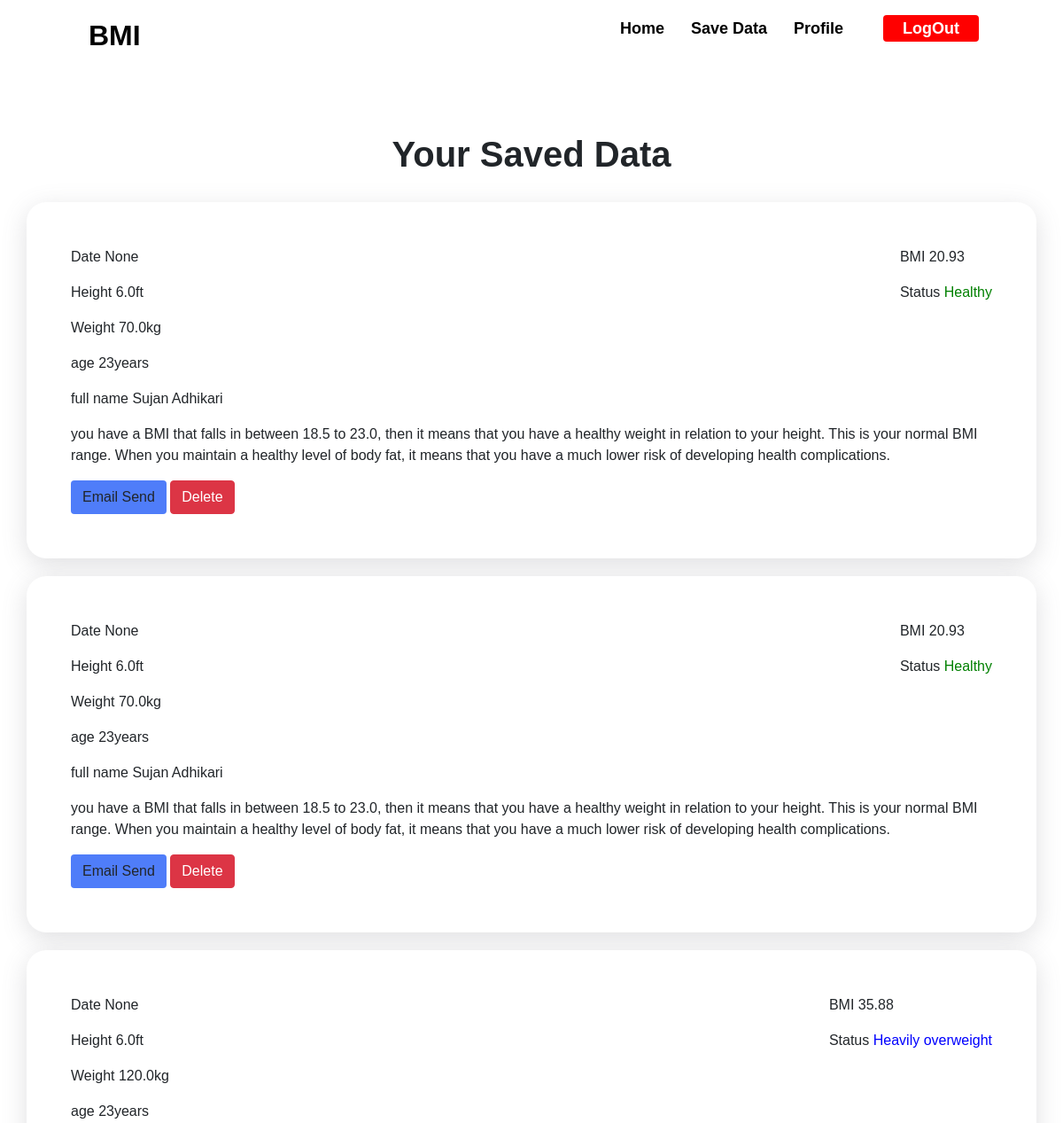
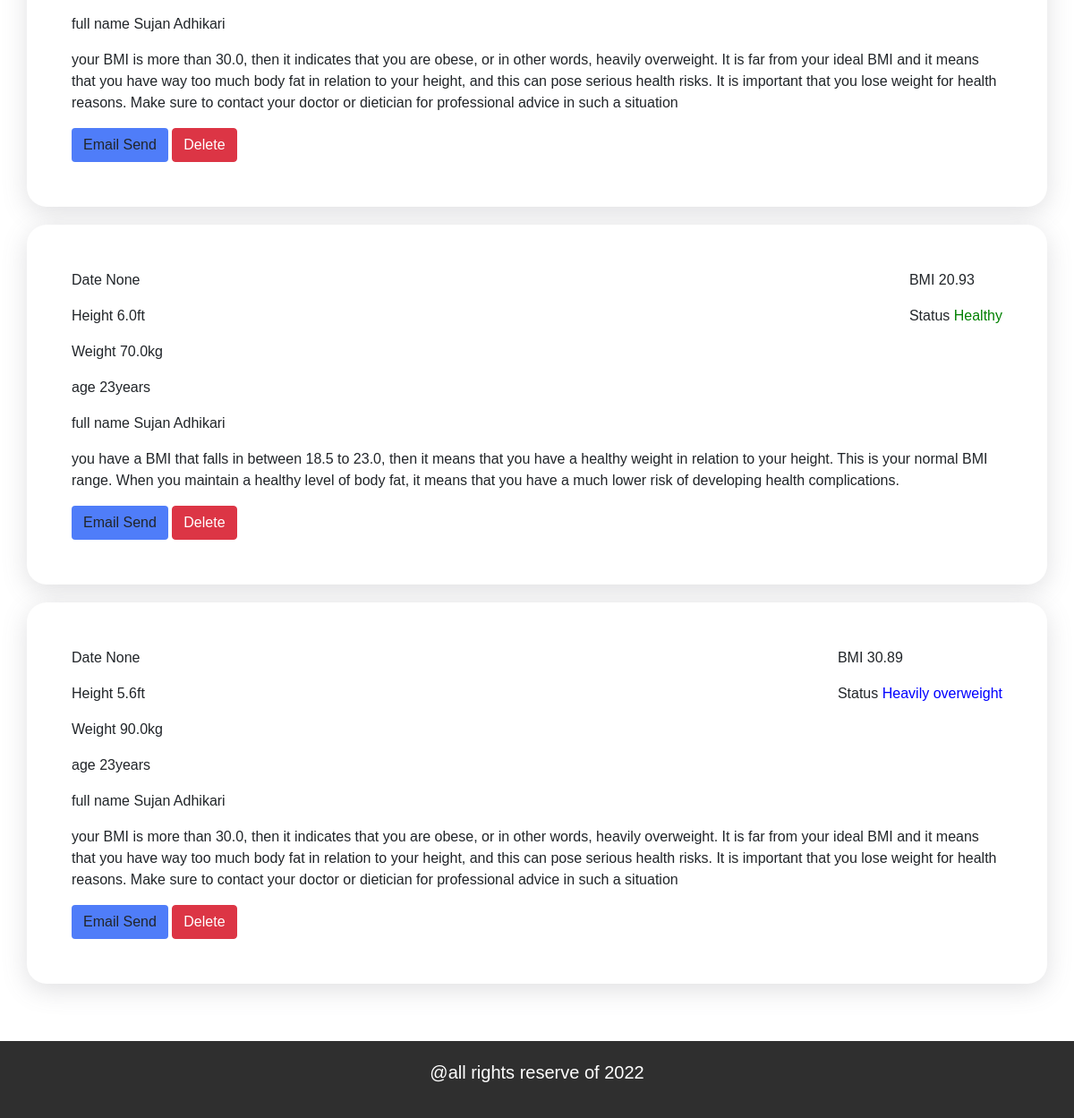
The app's page /saved-data-show/ (signed in) with its own data (2 pictures, top to bottom).
### bmi/models.py (models this page shows, shortened)
class BMIMODEL(models.Model):
    height = models.FloatField()
    weight = models.FloatField()
    result = models.FloatField()
    status = models.CharField(max_length=20)
    suggest = models.TextField()
    show = models.BooleanField(default=False)
    user = models.ForeignKey(Account, on_delete=models.CASCADE,default=None)
    date = models.DateTimeField(auto_now=True)

### account/models.py (models this page shows, shortened)
class Account(AbstractBaseUser):
    first_name      = models.CharField(max_length=225)
    last_name       = models.CharField(max_length=225)
    age             = models.CharField(max_length=22)
    email           = models.EmailField(max_length=50,unique=True)
    joined_date     = models.DateTimeField(auto_now_add=True)
    last_login      = models.DateTimeField(auto_now_add=True)
    is_active       = models.BooleanField(default=False)
    is_admin        = models.BooleanField(default=False)
    is_superuser    = models.BooleanField(default=False)
    is_staff        = models.BooleanField(default=False)
    USERNAME_FIELD = 'email'
    REQUIRED_FIELDS = ['first_name','last_name']
    objects         = MyAccountManager()
    def full_name(self):
        return f'{self.first_name} {self.last_name}'

### bmi/views.py (the view)
# urls.py: path('saved-data-show/',views.show_saved_data,name="show-data"),
@login_required(login_url="login")
def show_saved_data(request):
    data = BMIMODEL.objects.filter(user=request.user)
    return render(request, "bmi-template/savedbmi.html",{"data":data})

### templates/bmi-template/savedbmi.html (shortened to what this page needs)
{% extends 'base.html' %}
{% load static %}
{% block main %}
    {% if data %}
    <div class="saved-bmi-wrapper" style="margin-bottom: 150px;">
        <h1 class="heading-bmi-saved">Your Saved Data</h1>
        {% for data_of_bmi in data %}
            <div class="container container-background" style="box-shadow: rgba(100, 100, 111, 0.2) 0px 7px 29px 0px;">
                <div class="information-wrapper" id="info">
                    <div class="user-body-detail">
                        <p>Date {{data_of_bmi.date}}</p>
                        <p>Height {{data_of_bmi.height}}ft</p>
                        <p>Weight {{data_of_bmi.weight}}kg</p>
                        <p>age {{data_of_bmi.user.age}}years</p>
                        <p>full name {{data_of_bmi.user.full_name}}</p>
                    </div>
                    <div class="resul-bmi">
                        <p>BMI <span class="result">{{data_of_bmi.result}}</span></p>
                        <p>Status <span class="status"> {{data_of_bmi.status}}</span></p>
                    </div>
                </div>
                <div class="suggestions">
                    <p>{{data_of_bmi.suggest}}</p>
                </div>
                <a href="{% url 'send-bmi-email' data_of_bmi.id %}" class="send-btn btn">Email Send</a>
                <a href="{% url 'bmi-delete' data_of_bmi.id %}" class="btn btn-danger">Delete</a>
            </div>
        {% endfor %}
    </div>
    {% else %}
        <div class="saved-bmi-wrapper" style="margin-bottom: 150px;">
            <h1 class="heading-bmi-saved">No Saved Data</h1>
        </div>
    {% endif %}
{% endblock main %}

### static/style.css (style rules this page uses)
* { margin: 0; padding: 0; box-sizing: border-box; font-family: sans-serif; }
body { background: url("https://digitshack.com/codepen/bmical/bg.png"); }

### static/bmi-style.css (style rules this page uses)
* { padding: 0; margin: 0; box-sizing: border-box; font-family: sans-serif; }
body { background: url("https://digitshack.com/codepen/bmical/bg.png"); }
.send-btn { background-color: #4f7df9; }
.saved-bmi-wrapper { margin-top: 150px; margin-left: auto; margin-right: auto; }
.heading-bmi-saved { font-weight: 700; text-align: center; }
.information-wrapper { display: flex; justify-content: space-between; }
.container-background { background: #fff; padding: 50px; border-radius: 22px; margin-bottom: 20px; }

### records on screen
BMIMODEL: date "None", height "6.0", weight "70.0", user.age "23", user.full_name "Sujan Adhikari", result "20.93", status "Healthy", suggest "you have a BMI that falls in between 18.5 to 23.0, then it means that you have a healthy weight in relation to your height. This is your normal BMI range. When you maintain a healthy level of body fat, it means that you have a much lower risk of developing health complications."
BMIMODEL: date "None", height "6.0", weight "70.0", user.age "23", user.full_name "Sujan Adhikari", result "20.93", status "Healthy", suggest "you have a BMI that falls in between 18.5 to 23.0, then it means that you have a healthy weight in relation to your height. This is your normal BMI range. When you maintain a healthy level of body fat, it means that you have a much lower risk of developing health complications."
BMIMODEL: date "None", height "6.0", weight "120.0", user.age "23", user.full_name "Sujan Adhikari", result "35.88", status "Heavily overweight", suggest "your BMI is more than 30.0, then it indicates that you are obese, or in other words, heavily overweight. It is far from your ideal BMI and it means that you have way too much body fat in relation to your height, and this can pose serious health risks. It is important that you lose weight for health reasons. Make sure to contact your doctor or dietician for professional advice in such a situation"
BMIMODEL: date "None", height "6.0", weight "70.0", user.age "23", user.full_name "Sujan Adhikari", result "20.93", status "Healthy", suggest "you have a BMI that falls in between 18.5 to 23.0, then it means that you have a healthy weight in relation to your height. This is your normal BMI range. When you maintain a healthy level of body fat, it means that you have a much lower risk of developing health complications."
BMIMODEL: date "None", height "5.6", weight "90.0", user.age "23", user.full_name "Sujan Adhikari", result "30.89", status "Heavily overweight", suggest "your BMI is more than 30.0, then it indicates that you are obese, or in other words, heavily overweight. It is far from your ideal BMI and it means that you have way too much body fat in relation to your height, and this can pose serious health risks. It is important that you lose weight for health reasons. Make sure to contact your doctor or dietician for professional advice in such a situation"
